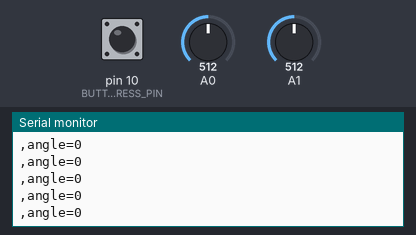
Bench run of a sketch on a simulated Arduino Pro Mini, built with avr-gcc and run on an emulated ATmega328P. Parts: the last lines printed to the serial monitor. The test bench sets the inputs (shaded band); at power-on: A0 = 512, A1 = 512, pin 10 (BUTTON_PRESS_PIN) HIGH.

Above: at 1.2 s.
1.3 s: A0 set to 390
At 1.32 s:
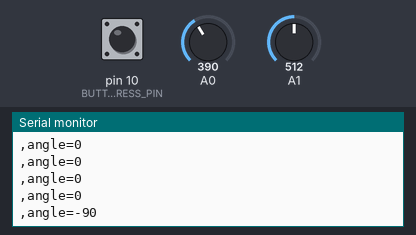
2.8 s: A1 set to 390
At 2.83 s:
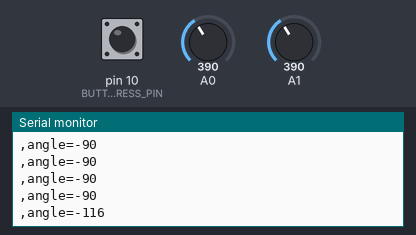
4.3 s: A0 set to 410
At 4.35 s:
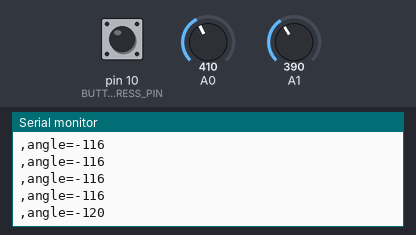
5.8 s: A1 set to 306
At 5.87 s:
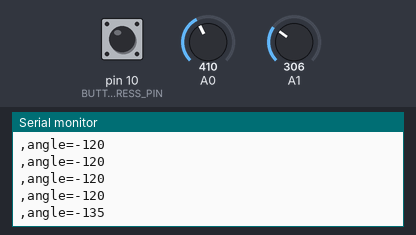
Timing chart, 0 to 8.3 s (numbered marks = the images above; inputs shaded):
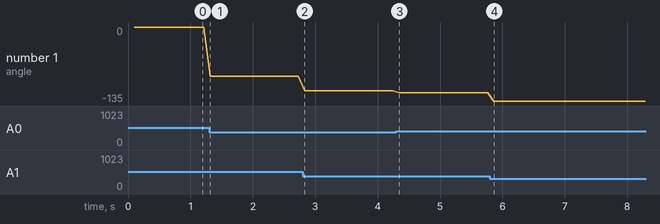

Measured:
- after the input at 1.3 s, the serial monitor: prints a new line at once (image 1)
- after the input at 2.8 s, the serial monitor: prints a new line at once (image 2)
- after the input at 4.3 s, the serial monitor: prints a new line after 0.05 s (image 3)
- after the input at 5.8 s, the serial monitor: prints a new line after 0.06 s (image 4)
- plotted number 1: 0 → -90 after the input at 1.3 s, -90 → -116 after the input at 2.8 s, -116 → -120 after the input at 4.3 s, -120 → -135 after the input at 5.8 s

The sketch:

joystick_promini_3v.ino
```cpp
#include <SoftwareSerial.h>
SoftwareSerial mySerial(9, 12); // RX(not used), TX->D2(NodeMCU)

#define DEBUG

#define SMOOTH_COEF 0.5
#define TURN_COEF 2       // coefficient to slow turn, higher the slower

#define BUTTON_PRESS_PIN 10
int A0refy, A1refx;

void setup() {
  Serial.begin(57600);
  mySerial.begin(9600);
  pinMode(BUTTON_PRESS_PIN,INPUT);

  digitalWrite(BUTTON_PRESS_PIN,HIGH);   // press button
  A0refy = analogRead(A0);  // y-axis
  A1refx = analogRead(A1);  // x-axis
}

void loop() {
  static int last_smooth, last_mag;
  static unsigned long last_time;

  if ( (millis()-last_time) > 100) {
    last_time = millis();

    int A0ready = analogRead(A0)-A0refy;
    int A1readx = (analogRead(A1)-A1refx) / TURN_COEF;

    if (abs(A0ready) > 400) {   //when going fast
      A1readx /= 2;
    }

  //int xval = A1readx / 20; // map(A1readx, -520,520, -30,30);
  //if ( abs(A1readx) > 470) {
  //  xval = A1readx;
  //}

  //float xratio = sqrt(float(A1readx)*float(A1readx)) / 520.0  ;
  //int xval = ((A1readx>0)-(A1readx<0))*int((exp(xratio*TURN_COEF)-1.0)/(exp(TURN_COEF)-1.0) * 520.0);
  //Serial.print("A1readx :");Serial.print(A1readx); Serial.print(" ");
  //Serial.print("xval :"); Serial.println(xval);

  //int mag = map(max(abs(xval),abs(A1ready)), 0, 520,0,127);
  //int angle = atan2(xval,A1ready)*180.0/PI;
    int mag = map(max(abs(A0ready),abs(A1readx)), 0, 520,0,127);
    int angle = atan2(A0ready,A1readx)*180.0/PI;
    int button_press = digitalRead(BUTTON_PRESS_PIN);

  // make angle less sensitive

  //last_mag = int( mag * SMOOTH_COEF + (1.0 - SMOOTH_COEF) * last_mag);
    last_mag = mag;
  //int send_angle = (((angle + 360) % 360) / 3) << 7; // increment by 3 degree then shift 7 bit
  //int send_angle_mag = (button_press << 14) + send_angle + last_mag; // send to NodeMCU

    #ifdef DEBUG
      //Serial.print("Button press="); Serial.print(button_press);
      //Serial.print(",Input  mag=") ; Serial.print(last_mag);
      Serial.print(",angle=");     Serial.println(angle);
    #endif
  //Serial.print(send_angle_mag);  // actual number sent to NodeMCU
  //mySerial.print("joystick=" + String(send_angle_mag) + "<");
    String outstr = "{\"mag\":" + String(last_mag) + ",\"angle\":" + String(angle) + ",\"button\":" + String(button_press) +  '}';
  //Serial.println(outstr);
    mySerial.print(outstr); // + String(last_mag) + ',Angle:' + String(angle) + '}');
//    delay(100);
  }
}
```
